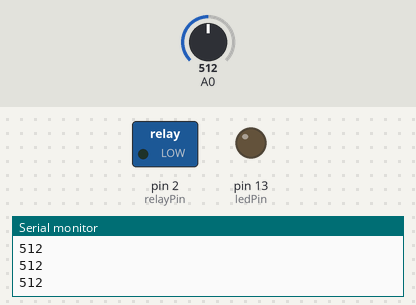
The sketch below on a simulated Arduino Uno, built with avr-gcc and run on an emulated ATmega328P. Parts: switched loads named in the sketch (green lamp = pin HIGH), output pins drawn as LEDs (lit = HIGH), the last lines printed to the serial monitor. The test bench sets the inputs (shaded band); at power-on: A0 = 512.

Above: at 1.2 s.
1.3 s: A0 set to 693
2.8 s: A0 set to 713
At 3.8 s:
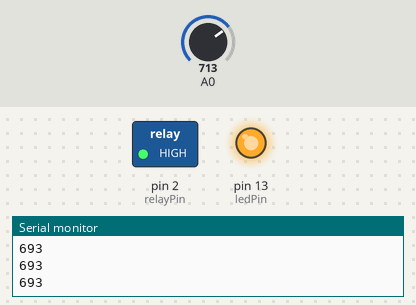
4.3 s: A0 set to 690
At 6.1 s:
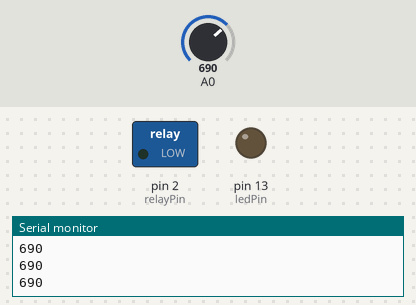
7.3 s: A0 set to 710
At 8.4 s:
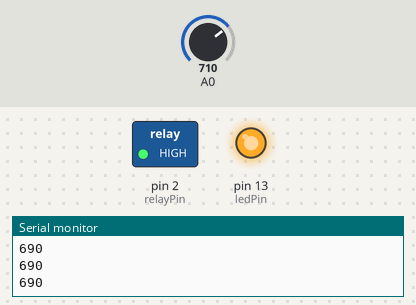
Timing chart, 0 to 9.8 s (numbered marks = the images above; inputs shaded):
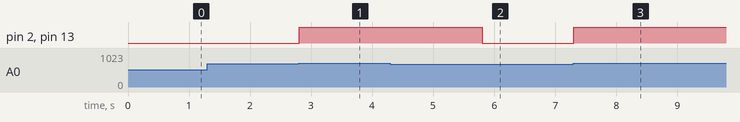

Measured:
- the behaviour switches between 700 and 701 on A0 (found by bisection; images 0 and 1)
- after the input at 2.8 s, pin 2 (relayPin), pin 13 (ledPin): LOW → HIGH at once
- after the input at 4.3 s, pin 2 (relayPin), pin 13 (ledPin): HIGH → LOW after 1.5 s
- after the input at 7.3 s, pin 2 (relayPin), pin 13 (ledPin): LOW → HIGH at once

The sketch:

PhysCoFinalAdamSamson.ino
```cpp
//Ferrofluid ROBOT OS
//By Adam Samson
//Greatly reduced from its original form!
int relayPin = 2;
const int ledPin = 13;
int threshold = 700;
int sample;

void setup() {
  // initialize the digital pin as an output.
  pinMode(relayPin, OUTPUT);
  pinMode(ledPin, OUTPUT);
  Serial.begin(9600);
}

// the loop routine runs over and over again forever:ser
void loop() {
    sample = analogRead(0);


  if (sample>threshold){
    digitalWrite(relayPin, HIGH);
    digitalWrite(ledPin, HIGH);
    delay(3000);
   // sample = 0;
  }
  else{
    digitalWrite(relayPin, LOW);
    digitalWrite(ledPin, LOW);
  }
  Serial.println(sample);


}
```
